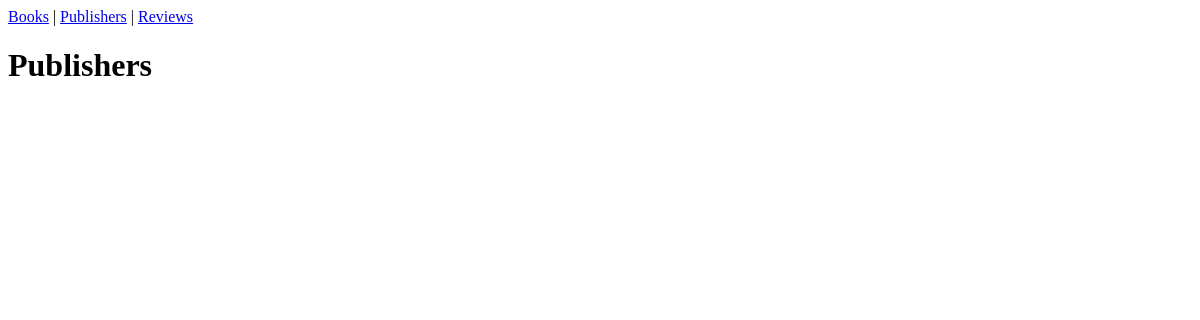
Page /publishers/ on the earlier database version.
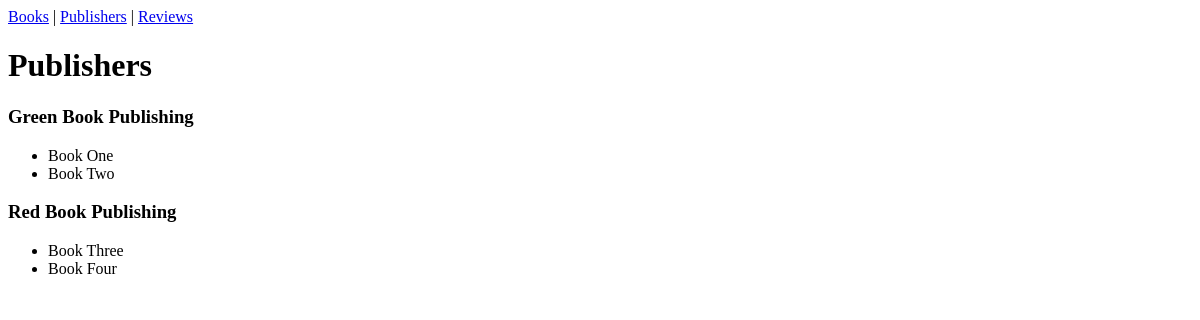
Same page on the later database version.
### catalog/models.py (models this page shows, shortened)
class Publisher(models.Model):
    name = models.CharField(max_length=200)

class Book(models.Model):
    title = models.CharField(max_length=200)
    publication_year = models.IntegerField()
    publisher = models.ForeignKey(
        Publisher,
        on_delete=models.CASCADE,
        related_name="books"
    )

### catalog/views.py (the view)
# urls.py: path("publishers/", views.PublisherListView.as_view(), name="publisher_list"),
class PublisherListView(ListView):
    model = Publisher
    template_name = "publisher_list.html"
    context_object_name = "publishers"

### catalog/templates/publisher_list.html (shortened to what this page needs)
{% extends "base.html" %}
{% block content %}
  <h1>Publishers</h1>
  {% for publisher in publishers %}
    <div>
      <h3>{{ publisher.name }}</h3>
      <ul>
        {% for book in publisher.books.all %}
          <li>{{ book.title }}</li>
        {% endfor %}
      </ul>
    </div>
  {% endfor %}
{% endblock %}

Differences in the rows shown:
added Publisher: name "Green Book Publishing"
added Book: title "Book One", shown under "Green Book Publishing"
added Book: title "Book Two", shown under "Green Book Publishing"
added Publisher: name "Red Book Publishing"
added Book: title "Book Three", shown under "Red Book Publishing"
added Book: title "Book Four", shown under "Red Book Publishing"
